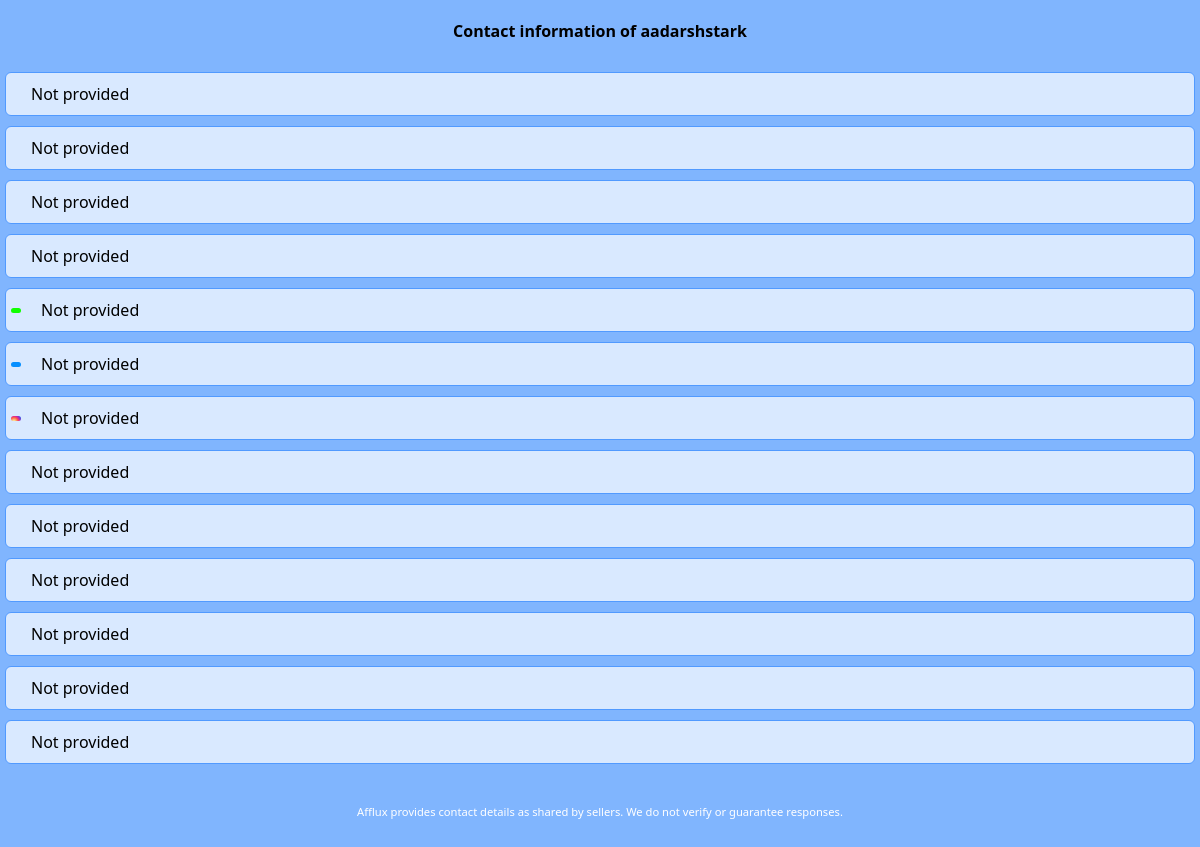
/contacts (signed in), run on an earlier commit of the app's database.
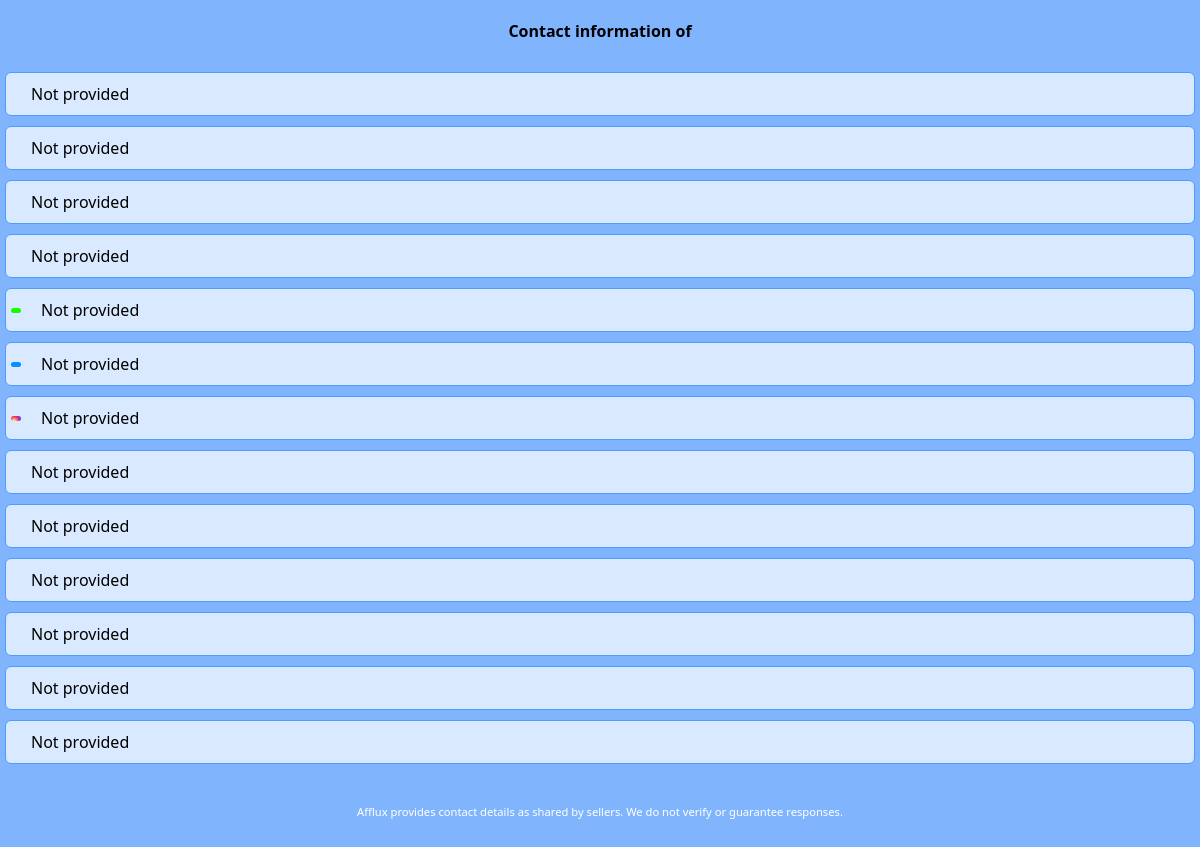
And on a later commit of the database.
### tables this page shows
CREATE TABLE profile(
    id INTEGER PRIMARY KEY AUTOINCREMENT,
    name TEXT,
    description TEXT,
    email_1 TEXT,
    email_2 TEXT,
    mobile_no_1 TEXT,
    mobile_no_2 TEXT,
    whatsapp TEXT,
    facebook TEXT,
    instagram TEXT,
    twitter TEXT,
    linkedin TEXT,
    youtube TEXT,
    github TEXT,
    tiktok TEXT,
    pinterest TEXT,
    user_id INTEGER,
    FOREIGN KEY (user_id) REFERENCES users(id)
);

### routes/dashboard.py (the view)
@dashboard.route("/contacts")
def contacts_page():
    if "user_id" not in session:
        flash("Please login first")
        return redirect(url_for("auth.login"))
    with sqlite3.connect("arbor_db.db") as connection:
        connection.row_factory = sqlite3.Row
        cursor = connection.cursor()
        cursor.execute("SELECT * FROM profile WHERE user_id = ?", (session["user_id"],))
        values = cursor.fetchone()
    return render_template("dashboard/contacts.html", values=values)

### templates/dashboard/contacts.html (shortened to what this page needs)
<!DOCTYPE html>
<html lang="en">
<head>
    <link rel="stylesheet" href="{{ url_for('static', filename='css/contacts.css') }}">
</head>
<body>
    <h1>Contact information of {{values['name']}}</h1>
    <div class="boxes boxes1">
        <p>{{ values['email_1'] or 'Not provided' }}</p>
    </div>
    <div class="boxes boxes1">
        <p>{{ values['email_2'] or 'Not provided' }}</p>
    </div>
    <div class=" boxes boxes2">
            <p>{{ values['mobile_no_1'] or 'Not provided' }}</p>
    </div>
    <div class="boxes boxes2">
        <p>{{ values['mobile_no_2'] or 'Not provided' }}</p>
    </div>
    <div class="boxes boxes3">
        <div>
        </div>
        <p>{{ values['whatsapp'] or 'Not provided' }}</p>
    </div>
    <div class="boxes boxes4">
        <div>
        </div>
        <p>{{ values['facebook'] or 'Not provided' }}</p>
    </div>
    <div class="boxes boxes5">
        <div>
        </div>
        <p>{{ values['instagram'] or 'Not provided' }}</p>
    </div>
    <div class="boxes boxes6">
        <p>{{ values['twitter'] or 'Not provided' }}</p>
    </div>
    <div class="boxes boxes7">
        <p>{{ values['linkedin'] or 'Not provided' }}</p>
    </div>
    <div class="boxes boxes8">
        <p>{{ values['youtube'] or 'Not provided' }}</p>
    </div>
    <div class="boxes boxes10">
        <p>{{ values['github'] or 'Not provided' }}</p>
    </div>
    <div class="boxes boxes11">
        <p>{{ values['tiktok'] or 'Not provided' }}</p>
    </div>
    <div class="boxes boxes12">
        <p>{{ values['pinterest'] or 'Not provided' }}</p>
    </div>
    <footer>
        <p class="note">
            Afflux provides contact details as shared by sellers. We do not verify or guarantee responses.
        </p>
    </footer>
</body>
</html>

What changed in the data, as far as the page shows it:
removed profile: name "aadarshstark"
